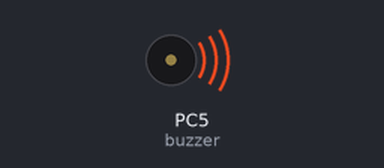
Bench run of a program on a simulated ATmega328P, built with avr-gcc and emulated at 1 MHz (the files do not name the chip). On the bench: buzzer (waves = sounding).

Above: at 0.2 s.
At 3.7 s:
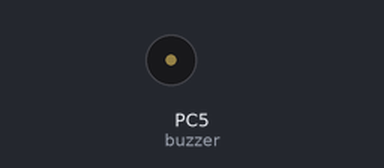
Timing chart, 0 to 5.5 s (numbered marks = the images above):
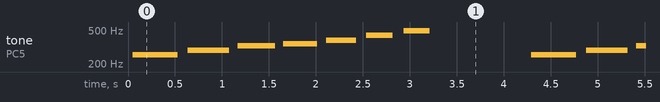

Measured:
- by itself, tone on PC5 (buzzer): repeats every 4.2 s: silent 0.11 s, 289 Hz 0.44 s, silent 0.09 s, 326 Hz 0.40 s, silent 0.09 s, 347 Hz 0.36 s, silent 0.10 s, 381 Hz 0.32 s, silent 0.11 s, 434 Hz 0.28 s, silent 0.12 s, 493 Hz 0.28 s, silent 1.1 s, 256 Hz 0.48 s

The program:

main.c
```c
#define F_CPU 1000000UL
#include <avr/io.h>
#include <util/delay.h>

void play_tone(uint8_t ocr2a_val, uint16_t duration_ms) {
	// Setup Timer2 in CTC mode
	TCCR2A = 0x02;
	TCCR2B = 0b00000011;  // Prescaler = 32
	OCR2A = ocr2a_val;

	for (uint16_t i = 0; i < duration_ms; i += 2) {
		while (!(TIFR2 & (1 << OCF2A)));
		TIFR2 |= (1 << OCF2A); // Clear flag
		PORTC ^= (1 << PC5);   // Toggle buzzer
		_delay_ms(1);          // Rough half-period
	}

	TCCR2B = 0x00;
	PORTC &= ~(1 << PC5); // Turn off buzzer
	_delay_ms(100);       // Short pause between notes
}

int main(void) {
	DDRC |= (1 << PC5);  // Set PC5 as output

	CLKPR = (1 << CLKPCE);
	CLKPR = 0b00000011;  // Clock divided by 8 → 1 MHz

	while (1) {
		play_tone(60, 500); // Do
		play_tone(53, 500); // Re
		play_tone(47, 500); // Mi
		play_tone(44, 500); // Fa
		play_tone(40, 500); // So
		play_tone(35, 500); // La
		play_tone(29, 500); // Ti
		_delay_ms(1000);
	}
}
```
